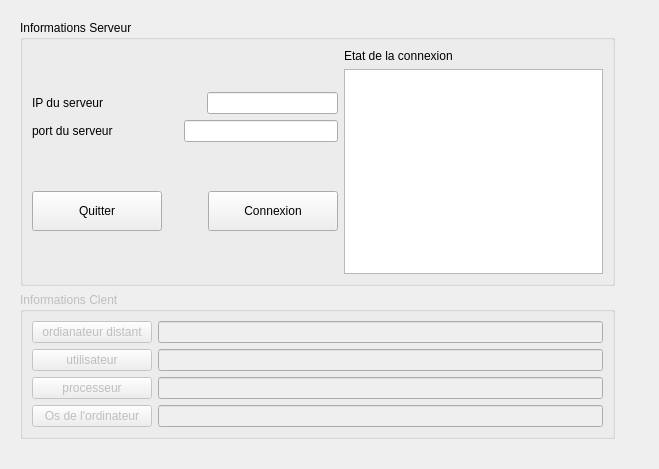
<?xml version="1.0" encoding="UTF-8"?>
<ui version="4.0">
 <class>AuditClientWidget</class>
 <widget class="QWidget" name="AuditClientWidget">
  <property name="geometry">
   <rect>
    <x>0</x>
    <y>0</y>
    <width>659</width>
    <height>469</height>
   </rect>
  </property>
  <property name="windowTitle">
   <string>AuditClientWidget</string>
  </property>
  <widget class="QWidget" name="">
   <property name="geometry">
    <rect>
     <x>20</x>
     <y>20</y>
     <width>595</width>
     <height>419</height>
    </rect>
   </property>
   <layout class="QVBoxLayout" name="centralWidget">
    <item>
     <widget class="QGroupBox" name="groupBox">
      <property name="title">
       <string>Informations Serveur</string>
      </property>
      <layout class="QHBoxLayout" name="horizontalLayout_2">
       <item>
        <layout class="QVBoxLayout" name="verticalLayout">
         <item>
          <layout class="QGridLayout" name="gridLayout">
           <item row="0" column="0" colspan="2">
            <widget class="QLabel" name="label">
             <property name="text">
              <string>IP du serveur</string>
             </property>
            </widget>
           </item>
           <item row="0" column="4">
            <widget class="QLineEdit" name="lineEditAdresseIP"/>
           </item>
           <item row="0" column="2" colspan="2">
            <spacer name="horizontalSpacer">
             <property name="orientation">
              <enum>Qt::Orientation::Horizontal</enum>
             </property>
             <property name="sizeHint" stdset="0">
              <size>
               <width>40</width>
               <height>20</height>
              </size>
             </property>
            </spacer>
           </item>
           <item row="1" column="0">
            <widget class="QLabel" name="label_2">
             <property name="minimumSize">
              <size>
               <width>100</width>
               <height>0</height>
              </size>
             </property>
             <property name="text">
              <string>port du serveur</string>
             </property>
            </widget>
           </item>
           <item row="1" column="1" colspan="2">
            <spacer name="horizontalSpacer_2">
             <property name="orientation">
              <enum>Qt::Orientation::Horizontal</enum>
             </property>
             <property name="sizeHint" stdset="0">
              <size>
               <width>40</width>
               <height>20</height>
              </size>
             </property>
            </spacer>
           </item>
           <item row="1" column="3" colspan="2">
            <widget class="QLineEdit" name="lineEditPort"/>
           </item>
          </layout>
         </item>
         <item>
          <layout class="QHBoxLayout" name="horizontalLayout">
           <item>
            <widget class="QPushButton" name="pushButtonQuitter">
             <property name="minimumSize">
              <size>
               <width>130</width>
               <height>40</height>
              </size>
             </property>
             <property name="text">
              <string>Quitter</string>
             </property>
            </widget>
           </item>
           <item>
            <spacer name="horizontalSpacer_3">
             <property name="orientation">
              <enum>Qt::Orientation::Horizontal</enum>
             </property>
             <property name="sizeHint" stdset="0">
              <size>
               <width>40</width>
               <height>20</height>
              </size>
             </property>
            </spacer>
           </item>
           <item>
            <widget class="QPushButton" name="pushButtonConnexion">
             <property name="minimumSize">
              <size>
               <width>130</width>
               <height>40</height>
              </size>
             </property>
             <property name="text">
              <string>Connexion</string>
             </property>
            </widget>
           </item>
          </layout>
         </item>
        </layout>
       </item>
       <item>
        <layout class="QVBoxLayout" name="verticalLayout_2">
         <item>
          <widget class="QLabel" name="label_3">
           <property name="text">
            <string>Etat de la connexion</string>
           </property>
          </widget>
         </item>
         <item>
          <widget class="QTextEdit" name="textEditEtat"/>
         </item>
        </layout>
       </item>
      </layout>
     </widget>
    </item>
    <item>
     <widget class="QGroupBox" name="groupBoxInformationsClient">
      <property name="enabled">
       <bool>false</bool>
      </property>
      <property name="title">
       <string>Informations Clent</string>
      </property>
      <layout class="QVBoxLayout" name="verticalLayout_5">
       <item>
        <layout class="QHBoxLayout" name="horizontalLayout_3">
         <item>
          <layout class="QVBoxLayout" name="verticalLayout_3">
           <item>
            <widget class="QPushButton" name="pushButtonOrdinateur">
             <property name="minimumSize">
              <size>
               <width>120</width>
               <height>15</height>
              </size>
             </property>
             <property name="text">
              <string>ordianateur distant</string>
             </property>
            </widget>
           </item>
           <item>
            <widget class="QPushButton" name="pushButtonUtilisateur">
             <property name="minimumSize">
              <size>
               <width>120</width>
               <height>15</height>
              </size>
             </property>
             <property name="text">
              <string>utilisateur</string>
             </property>
            </widget>
           </item>
           <item>
            <widget class="QPushButton" name="pushButtonArchitecture">
             <property name="minimumSize">
              <size>
               <width>120</width>
               <height>15</height>
              </size>
             </property>
             <property name="text">
              <string>processeur</string>
             </property>
            </widget>
           </item>
           <item>
            <widget class="QPushButton" name="pushButtonOs">
             <property name="minimumSize">
              <size>
               <width>120</width>
               <height>15</height>
              </size>
             </property>
             <property name="text">
              <string>Os de l'ordinateur</string>
             </property>
            </widget>
           </item>
          </layout>
         </item>
         <item>
          <layout class="QVBoxLayout" name="verticalLayout_4">
           <item>
            <widget class="QLineEdit" name="lineEditOrdinateur">
             <property name="minimumSize">
              <size>
               <width>430</width>
               <height>0</height>
              </size>
             </property>
            </widget>
           </item>
           <item>
            <widget class="QLineEdit" name="lineEditUtilisateur">
             <property name="minimumSize">
              <size>
               <width>430</width>
               <height>0</height>
              </size>
             </property>
            </widget>
           </item>
           <item>
            <widget class="QLineEdit" name="lineEditArchitecture">
             <property name="minimumSize">
              <size>
               <width>430</width>
               <height>0</height>
              </size>
             </property>
            </widget>
           </item>
           <item>
            <widget class="QLineEdit" name="lineEditOs">
             <property name="minimumSize">
              <size>
               <width>430</width>
               <height>0</height>
              </size>
             </property>
            </widget>
           </item>
          </layout>
         </item>
        </layout>
       </item>
      </layout>
     </widget>
    </item>
   </layout>
  </widget>
 </widget>
 <resources/>
 <connections>
  <connection>
   <sender>pushButtonQuitter</sender>
   <signal>clicked()</signal>
   <receiver>AuditClientWidget</receiver>
   <slot>close()</slot>
   <hints>
    <hint type="sourcelabel">
     <x>89</x>
     <y>212</y>
    </hint>
    <hint type="destinationlabel">
     <x>184</x>
     <y>451</y>
    </hint>
   </hints>
  </connection>
 </connections>
</ui>
